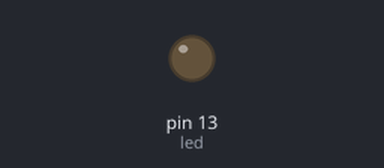
Simulated run of this sketch. Board: Arduino Uno, built with avr-gcc and run on an emulated ATmega328P. On the bench: output pins drawn as LEDs (lit = HIGH).

Above: at 1.9 s.
At 36.0 s:
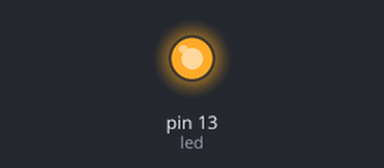
Timing chart, 0 to 37.3 s (numbered marks = the images above):
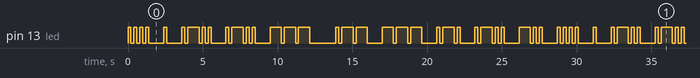

The sketch:

morse.ino
```cpp
int led = 13;
int onTimeDot = 200;
int onTimeDash = 750;
int delayTime = 200;
int delayTimeLetters = 1000;
int delayTimeWords = 1750;

void setup()
{
	pinMode(led, OUTPUT);
}

void loop()
{
	printH();
	delay(delayTimeLetters);
	printE();
	delay(delayTimeLetters);
	printL();
	delay(delayTimeLetters);
	printL();
	delay(delayTimeLetters);
	printO();
	delay(delayTimeWords);

	printW();
	delay(delayTimeLetters);
	printO();
	delay(delayTimeLetters);
	printR();
	delay(delayTimeLetters);
	printL();
	delay(delayTimeLetters);
	printD();
	delay(delayTimeLetters);
}

void printA()
{
	digitalWrite(led, HIGH);
	delay(onTimeDot);
	digitalWrite(led, LOW);

	delay(delayTime);

	digitalWrite(led, HIGH);
	delay(onTimeDash);
	digitalWrite(led, LOW);
}

void printB()
{
	digitalWrite(led, HIGH);
	delay(onTimeDash);
	digitalWrite(led, LOW);

	delay(delayTime);

	digitalWrite(led, HIGH);
	delay(onTimeDot);
	digitalWrite(led, LOW);

	delay(delayTime);

	digitalWrite(led, HIGH);
	delay(onTimeDot);
	digitalWrite(led, LOW);

	delay(delayTime);
	digitalWrite(led, HIGH);
	delay(onTimeDot);
	digitalWrite(led, LOW);
}

void printC()
{
	digitalWrite(led, HIGH);
	delay(onTimeDash);
	digitalWrite(led, LOW);

	delay(delayTime);

	digitalWrite(led, HIGH);
	delay(onTimeDot);
	digitalWrite(led, LOW);

	delay(delayTime);

	digitalWrite(led, HIGH);
	delay(onTimeDash);
	digitalWrite(led, LOW);

	delay(delayTime);

	digitalWrite(led, HIGH);
	delay(onTimeDot);
	digitalWrite(led, LOW);

	delay(delayTime);
}

void printD()
{

	digitalWrite(led, HIGH);
	delay(onTimeDash);
	digitalWrite(led, LOW);

	delay(delayTime);

	digitalWrite(led, HIGH);
	delay(onTimeDot);
	digitalWrite(led, LOW);

	delay(delayTime);

	digitalWrite(led, HIGH);
	delay(onTimeDot);
	digitalWrite(led, LOW);
}

void printE()
{
	digitalWrite(led, HIGH);
	delay(onTimeDot);
	digitalWrite(led, LOW);
}

void printF()
{
	digitalWrite(led, HIGH);
	delay(onTimeDot);
	digitalWrite(led, LOW);

	delay(delayTime);

	digitalWrite(led, HIGH);
	delay(onTimeDot);
	digitalWrite(led, LOW);

	delay(delayTime);

	digitalWrite(led, HIGH);
	delay(onTimeDash);
	digitalWrite(led, LOW);

	delay(delayTime);

	digitalWrite(led, HIGH);
	delay(onTimeDot);
	digitalWrite(led, LOW);
}

void printG()
{
	digitalWrite(led, HIGH);
	delay(onTimeDash);
	digitalWrite(led, LOW);

	delay(delayTime);

	digitalWrite(led, HIGH);
	delay(onTimeDash);
	digitalWrite(led, LOW);

	delay(delayTime);

	digitalWrite(led, HIGH);
	delay(onTimeDot);
	digitalWrite(led, LOW);
}

void printH()
{
	digitalWrite(led, HIGH);
	delay(onTimeDot);
	digitalWrite(led, LOW);

	delay(delayTime);

	digitalWrite(led, HIGH);
	delay(onTimeDot);
	digitalWrite(led, LOW);

	delay(delayTime);

	digitalWrite(led, HIGH);
	delay(onTimeDot);
	digitalWrite(led, LOW);

	delay(delayTime);

	digitalWrite(led, HIGH);
	delay(onTimeDot);
	digitalWrite(led, LOW);
}

void printI()
{
	digitalWrite(led, HIGH);
	delay(onTimeDot);
	digitalWrite(led, LOW);

	delay(delayTime);

	digitalWrite(led, HIGH);
	delay(onTimeDot);
	digitalWrite(led, LOW);
}

void printJ()
{
	digitalWrite(led, HIGH);
	delay(onTimeDot);
	digitalWrite(led, LOW);

	delay(delayTime);

	digitalWrite(led, HIGH);
	delay(onTimeDash);
	digitalWrite(led, LOW);

	delay(delayTime);

	digitalWrite(led, HIGH);
	delay(onTimeDash);
	digitalWrite(led, LOW);

	delay(delayTime);

	digitalWrite(led, HIGH);
	delay(onTimeDash);
	digitalWrite(led, LOW);
}

void printK()
{
	digitalWrite(led, HIGH);
	delay(onTimeDash);
	digitalWrite(led, LOW);

	delay(delayTime);

	digitalWrite(led, HIGH);
	delay(onTimeDot);
	digitalWrite(led, LOW);

	delay(delayTime);

	digitalWrite(led, HIGH);
	delay(onTimeDash);
	digitalWrite(led, LOW);
}

void printL()
{
	digitalWrite(led, HIGH);
	delay(onTimeDot);
	digitalWrite(led, LOW);

	delay(delayTime);

	digitalWrite(led, HIGH);
	delay(onTimeDash);
	digitalWrite(led, LOW);

	delay(delayTime);

	digitalWrite(led, HIGH);
	delay(onTimeDot);
	digitalWrite(led, LOW);

	delay(delayTime);

	digitalWrite(led, HIGH);
	delay(onTimeDot);
	digitalWrite(led, LOW);
}

void printM()
{
	digitalWrite(led, HIGH);
	delay(onTimeDash);
	digitalWrite(led, LOW);

	delay(delayTime);

	digitalWrite(led, HIGH);
	delay(onTimeDash);
	digitalWrite(led, LOW);

	delay(delayTime);
}

void printN() // Dash - Dot
{
	digitalWrite(led, HIGH);
	delay(onTimeDash);
	digitalWrite(led, LOW);

	delay(delayTime);

	digitalWrite(led, HIGH);
	delay(onTimeDot);
	digitalWrite(led, LOW);
}

void printO() // Dash - Dash - Dash
{
	digitalWrite(led, HIGH);
	delay(onTimeDash);
	digitalWrite(led, LOW);

	delay(delayTime);

	digitalWrite(led, HIGH);
	delay(onTimeDash);
	digitalWrite(led, LOW);

	delay(delayTime);

	digitalWrite(led, HIGH);
	delay(onTimeDash);
	digitalWrite(led, LOW);
}

void printP() // Dot - Dash - Dash - Dot
{
	digitalWrite(led, HIGH);
	delay(onTimeDot);
	digitalWrite(led, LOW);

	delay(delayTime);

	digitalWrite(led, HIGH);
	delay(onTimeDash);
	digitalWrite(led, LOW);

	delay(delayTime);

	digitalWrite(led, HIGH);
	delay(onTimeDash);
	digitalWrite(led, LOW);

	delay(delayTime);

	digitalWrite(led, HIGH);
	delay(onTimeDot);
	digitalWrite(led, LOW);
}

void printQ() // Dash - Dash - Dot - Dash
{
	digitalWrite(led, HIGH);
	delay(onTimeDash);
	digitalWrite(led, LOW);

	delay(delayTime);

	digitalWrite(led, HIGH);
	delay(onTimeDash);
	digitalWrite(led, LOW);

	delay(delayTime);

	digitalWrite(led, HIGH);
	delay(onTimeDot);
	digitalWrite(led, LOW);

	delay(delayTime);

	digitalWrite(led, HIGH);
	delay(onTimeDash);
	digitalWrite(led, LOW);
}

void printR() // Dot - Dash - Dot
{
	digitalWrite(led, HIGH);
	delay(onTimeDot);
	digitalWrite(led, LOW);

	delay(delayTime);

	digitalWrite(led, HIGH);
	delay(onTimeDash);
	digitalWrite(led, LOW);

	delay(delayTime);

	digitalWrite(led, HIGH);
	delay(onTimeDot);
	digitalWrite(led, LOW);
}

void printS() // Dot - Dot - Dot
{
	digitalWrite(led, HIGH);
	delay(onTimeDot);
	digitalWrite(led, LOW);

	delay(delayTime);

	digitalWrite(led, HIGH);
	delay(onTimeDot);
	digitalWrite(led, LOW);

	delay(delayTime);

	digitalWrite(led, HIGH);
	delay(onTimeDot);
	digitalWrite(led, LOW);
}

void printT() // Dash
{
	digitalWrite(led, HIGH);
	delay(onTimeDash);
	digitalWrite(led, LOW);
}

void printU() // Dot - Dot - Dash
{
	digitalWrite(led, HIGH);
	delay(onTimeDot);
	digitalWrite(led, LOW);

	delay(delayTime);

	digitalWrite(led, HIGH);
	delay(onTimeDot);
	digitalWrite(led, LOW);

	delay(delayTime);

	digitalWrite(led, HIGH);
	delay(onTimeDash);
	digitalWrite(led, LOW);
}

void printV() // Dot - Dot - Dot - Dash
{
	digitalWrite(led, HIGH);
	delay(onTimeDot);
	digitalWrite(led, LOW);

	delay(delayTime);

	digitalWrite(led, HIGH);
	delay(onTimeDot);
	digitalWrite(led, LOW);

	delay(delayTime);

	digitalWrite(led, HIGH);
	delay(onTimeDot);
	digitalWrite(led, LOW);

	delay(delayTime);

	digitalWrite(led, HIGH);
	delay(onTimeDash);
	digitalWrite(led, LOW);
}

void printW() // Dot - Dash - Dash
{
	digitalWrite(led, HIGH);
	delay(onTimeDot);
	digitalWrite(led, LOW);

	delay(delayTime);

	digitalWrite(led, HIGH);
	delay(onTimeDash);
	digitalWrite(led, LOW);

	delay(delayTime);

	digitalWrite(led, HIGH);
	delay(onTimeDash);
	digitalWrite(led, LOW);
}

void printX() // Dash - Dot - Dot - Dash
{
	digitalWrite(led, HIGH);
	delay(onTimeDash);
	digitalWrite(led, LOW);

	delay(delayTime);

	digitalWrite(led, HIGH);
	delay(onTimeDot);
	digitalWrite(led, LOW);

	delay(delayTime);

	digitalWrite(led, HIGH);
	delay(onTimeDot);
	digitalWrite(led, LOW);

	delay(delayTime);

	digitalWrite(led, HIGH);
	delay(onTimeDash);
	digitalWrite(led, LOW);
}

void printY() // Dash - Dot - Dash - Dash
{
	digitalWrite(led, HIGH);
	delay(onTimeDash);
	digitalWrite(led, LOW);

	delay(delayTime);

	digitalWrite(led, HIGH);
	delay(onTimeDot);
	digitalWrite(led, LOW);

	delay(delayTime);

	digitalWrite(led, HIGH);
	delay(onTimeDash);
	digitalWrite(led, LOW);

	delay(delayTime);

	digitalWrite(led, HIGH);
	delay(onTimeDash);
	digitalWrite(led, LOW);
}

void printEX() // printX is already called -- Dash - Dash - Dot - Dot
{
	digitalWrite(led, HIGH);
	delay(onTimeDash);
	digitalWrite(led, LOW);

	delay(delayTime);

	digitalWrite(led, HIGH);
	delay(onTimeDash);
	digitalWrite(led, LOW);

	delay(delayTime);

	digitalWrite(led, HIGH);
	delay(onTimeDot);
	digitalWrite(led, LOW);

	delay(delayTime);

	digitalWrite(led, HIGH);
	delay(onTimeDot);
	digitalWrite(led, LOW);
}
```

Measured:
- by itself, pin 13 (led): moves between LOW and HIGH, repeating every 28.7 s
- by itself, everything shown: repeats every 28.7 s, in 64 steps
